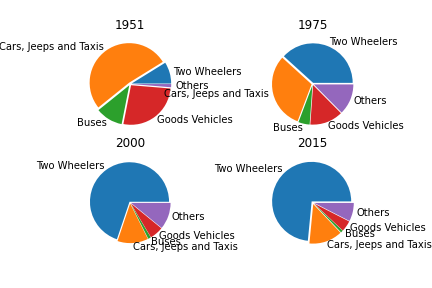

The script that saved this image:
import pandas as pd
import matplotlib.pyplot as plt

"""
pandas and matplot are mathematical modules which are very usefull to make
code very easy in python 
"""

x = pd.read_csv("C:/Users/User/Desktop/piechart.csv")
print(x)
def piechart():
    """
    Creates a pie chart with given parameters
    Creates a 2x2 grid of pie charts using the data in x.
    Returns
    -------
    None.

    """
    # create a subplot of size 2x2
    fig=plt.figure(figsize=(20, 20), dpi= 100, facecolor='w', 
                   edgecolor='k')
    fig, axs = plt.subplots(2, 2)
    
    """
    plot the graph of 1951, 1975, 2000, 2015 according to their data
    """
    axs[0, 0].pie(x["1951"], labels = x["Year"], 
            explode=[0.040] * len(x["Year"]))
    axs[0, 0].set_title('1951')


    axs[0, 1].pie(x["1975"], labels = x["Year"], 
            explode=[0.030] * len(x["Year"]))
    axs[0, 1].set_title('1975')


    axs[1, 0].pie(x["2000"], labels = x["Year"], 
            explode=[0.025] * len(x["Year"]))
    axs[1, 0].set_title('2000')


    axs[1, 1].pie(x["2015"], labels = x["Year"], 
            explode=[0.040] * len(x["Year"]))
    axs[1, 1].set_title('2015')
    
    plt.savefig("piechart.png")
    for ax in axs.flat:
        ax.set()
        
# we are using function for present a piechart
#Example
piechart()





    
